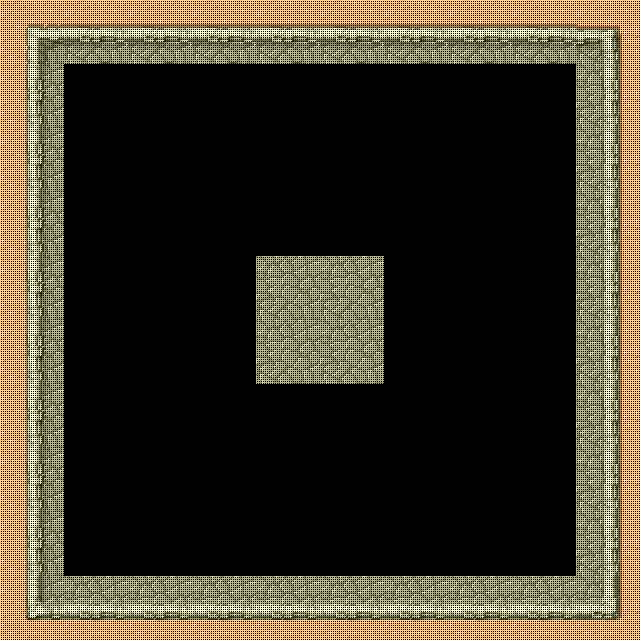

Rendered tile map (Tiled .tmx) drawn with the repository's tilesets; below, a short description and the map source with its tile grids summarised:
An orthogonal 10x10 tile map with 64x64 px tiles, 1 tile layer (Tile Layer 1).

<map version="1.0" orientation="orthogonal" width="10" height="10" tilewidth="64" tileheight="64">
 <tileset firstgid="1" name="Desert" tilewidth="64" tileheight="64" spacing="2" margin="2">
  <image source="desert_resolution.png" />
 </tileset>
 <layer name="Tile Layer 1" width="10" height="10">
  <data>[100 cells, 40 non-empty, 9 distinct tile ids]</data>
 </layer>
</map>
